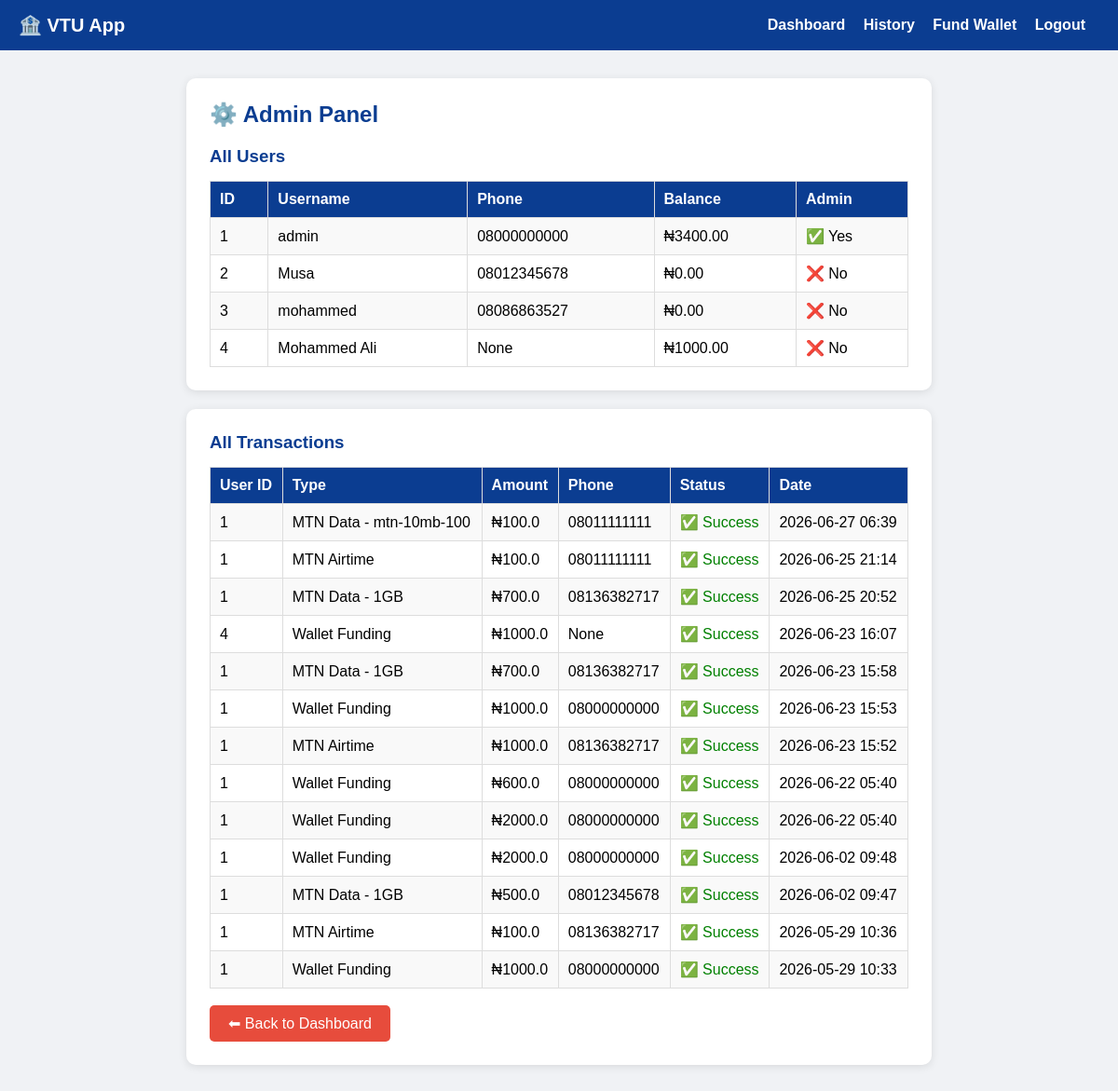
The app's page /admin (signed in) with its own data.
### app.py (models this page shows)
class User(db.Model):
    id = db.Column(db.Integer, primary_key=True)
    username = db.Column(db.String(80), unique=True, nullable=False)
    password = db.Column(db.String(120), nullable=False)
    balance = db.Column(db.Float, default=0.0)
    phone = db.Column(db.String(20))
    is_admin = db.Column(db.Boolean, default=False)

class Transaction(db.Model):
    id = db.Column(db.Integer, primary_key=True)
    user_id = db.Column(db.Integer, db.ForeignKey('user.id'))
    type = db.Column(db.String(50))
    amount = db.Column(db.Float)
    phone = db.Column(db.String(20))
    status = db.Column(db.String(20), default='Success')
    date = db.Column(db.DateTime, default=datetime.utcnow)

### app.py (the view)
@app.route('/admin')
@login_required
def admin():
    users = User.query.all()
    transactions = Transaction.query.order_by(
        Transaction.date.desc()
    ).all()
    return render_template('admin.html',
                         users=users,
                         transactions=transactions)

### app.py (called while the page is built)
def login_required(f):
    @wraps(f)
    def decorated_function(*args, **kwargs):
        if 'user_id' not in session:
            return redirect(url_for('login'))
        return f(*args, **kwargs)
    return decorated_function

### templates/admin.html
{% extends "base.html" %}
{% block content %}
<div class="card">
    <h2>⚙️ Admin Panel</h2>
    <h3 style="color:#0b3d91; margin-bottom:15px;">
        All Users
    </h3>
    <table>
        <tr>
            <th>ID</th>
            <th>Username</th>
            <th>Phone</th>
            <th>Balance</th>
            <th>Admin</th>
        </tr>
        {% for user in users %}
        <tr>
            <td>{{ user.id }}</td>
            <td>{{ user.username }}</td>
            <td>{{ user.phone }}</td>
            <td>₦{{ "%.2f"|format(user.balance) }}</td>
            <td>
                {% if user.is_admin %}
                    ✅ Yes
                {% else %}
                    ❌ No
                {% endif %}
            </td>
        </tr>
        {% endfor %}
    </table>
</div>
<div class="card">
    <h3 style="color:#0b3d91; margin-bottom:15px;">
        All Transactions
    </h3>
    <table>
        <tr>
            <th>User ID</th>
            <th>Type</th>
            <th>Amount</th>
            <th>Phone</th>
            <th>Status</th>
            <th>Date</th>
        </tr>
        {% for t in transactions %}
        <tr>
            <td>{{ t.user_id }}</td>
            <td>{{ t.type }}</td>
            <td>₦{{ t.amount }}</td>
            <td>{{ t.phone }}</td>
            <td>
                {% if t.status == 'Success' %}
                    <span style="color:green;">
                        ✅ {{ t.status }}
                    </span>
                {% else %}
                    <span style="color:red;">
                        ❌ {{ t.status }}
                    </span>
                {% endif %}
            </td>
            <td>{{ t.date.strftime('%Y-%m-%d %H:%M') }}</td>
        </tr>
        {% endfor %}
    </table>
    <br>
    <a href="/dashboard" class="btn btn-red">
        ⬅ Back to Dashboard
    </a>
</div>
{% endblock %}

### templates/base.html (style rules this page uses)
* { margin: 0; padding: 0; box-sizing: border-box; }
body { font-family: Arial, sans-serif; background: #f0f2f5; }
.card { background: white; padding: 25px; border-radius: 10px; box-shadow: 0 2px 10px rgba(0,0,0,0.1); margin-bottom: 20px; }
h2 { color: #0b3d91; margin-bottom: 20px; }
.btn { padding: 10px 20px; background: #0b3d91; color: white; border: none; border-radius: 5px; cursor: pointer; text-decoration: none; display: inline-block; }
.btn-red { background: #e74c3c; }
table { width: 100%; border-collapse: collapse; }
th, td { padding: 10px; border: 1px solid #ddd; text-align: left; }
th { background: #0b3d91; color: white; }
tr:nth-child(even) { background: #f9f9f9; }

### records on screen
User: id "1", username "admin", phone "08000000000", balance "3400.00", is_admin "✅ Yes"
User: id "2", username "Musa", phone "08012345678", balance "0.00", is_admin "❌ No"
User: id "3", username "mohammed", phone "08086863527", balance "0.00", is_admin "❌ No"
User: id "4", username "Mohammed Ali", phone "None", balance "1000.00", is_admin "❌ No"
Transaction: user_id "1", type "MTN Data - mtn-10mb-100", amount "100.0", phone "08011111111", status "Success", date "2026-06-27 06:39"
Transaction: user_id "1", type "MTN Airtime", amount "100.0", phone "08011111111", status "Success", date "2026-06-25 21:14"
Transaction: user_id "1", type "MTN Data - 1GB", amount "700.0", phone "08136382717", status "Success", date "2026-06-25 20:52"
Transaction: user_id "4", type "Wallet Funding", amount "1000.0", phone "None", status "Success", date "2026-06-23 16:07"
Transaction: user_id "1", type "MTN Data - 1GB", amount "700.0", phone "08136382717", status "Success", date "2026-06-23 15:58"
Transaction: user_id "1", type "Wallet Funding", amount "1000.0", phone "08000000000", status "Success", date "2026-06-23 15:53"
Transaction: user_id "1", type "MTN Airtime", amount "1000.0", phone "08136382717", status "Success", date "2026-06-23 15:52"
Transaction: user_id "1", type "Wallet Funding", amount "600.0", phone "08000000000", status "Success", date "2026-06-22 05:40"
Transaction: user_id "1", type "Wallet Funding", amount "2000.0", phone "08000000000", status "Success", date "2026-06-22 05:40"
Transaction: user_id "1", type "Wallet Funding", amount "2000.0", phone "08000000000", status "Success", date "2026-06-02 09:48"
Transaction: user_id "1", type "MTN Data - 1GB", amount "500.0", phone "08012345678", status "Success", date "2026-06-02 09:47"
Transaction: user_id "1", type "MTN Airtime", amount "100.0", phone "08136382717", status "Success", date "2026-05-29 10:36"
Transaction: user_id "1", type "Wallet Funding", amount "1000.0", phone "08000000000", status "Success", date "2026-05-29 10:33"
